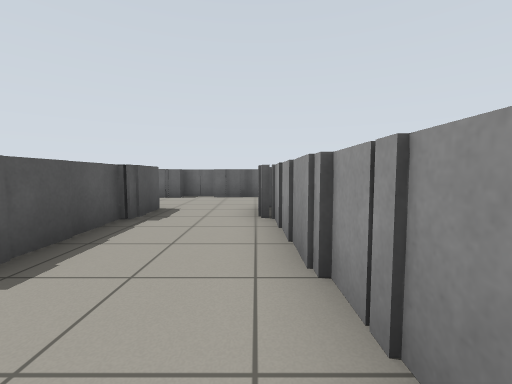
[1] (above)

17 first-person views from a walk through a robot-simulator world made for Gazebo. The camera is 0.83 m above the floor, tilts 4° down and sees 90° across. The floor is counted in squares, 1 m on a side. Each view is taken from the middle of a square. On the plan, view 1 faces up. The plan holds only what a view shows up to about 10 squares ahead; the rest is blank.

[2]
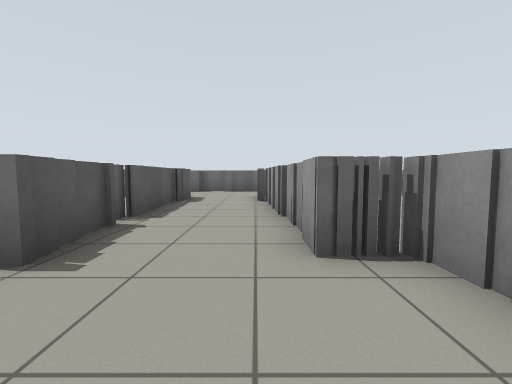

[3]
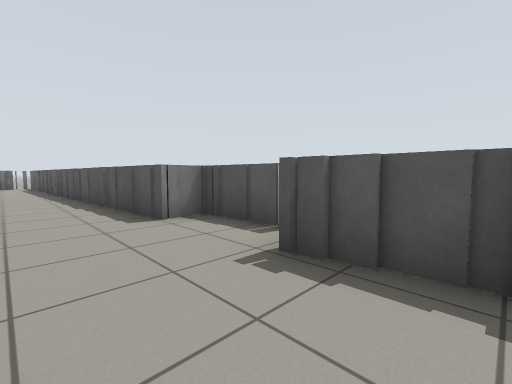

[4]
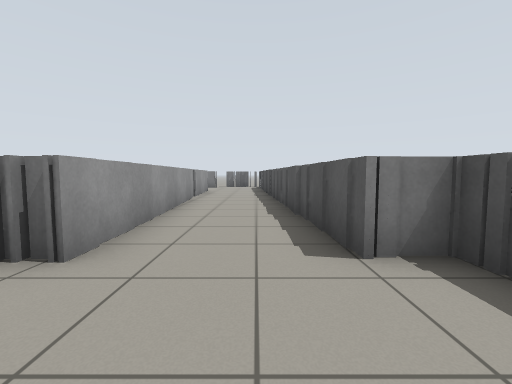

[5]
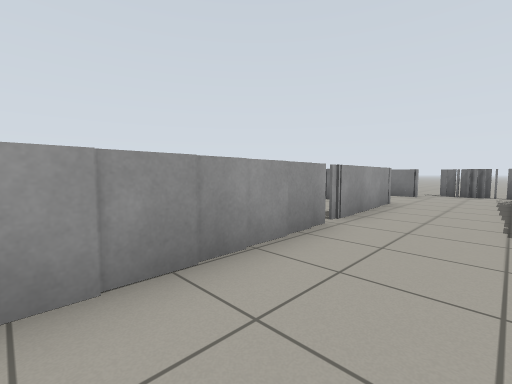

[6]
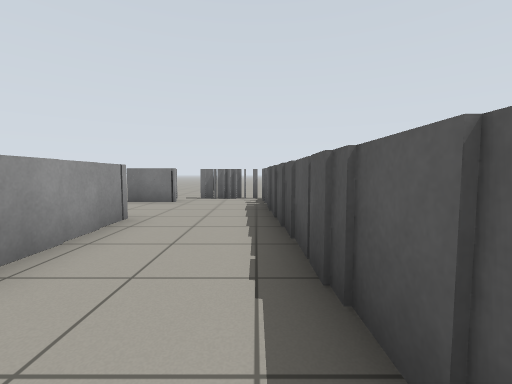

[7]
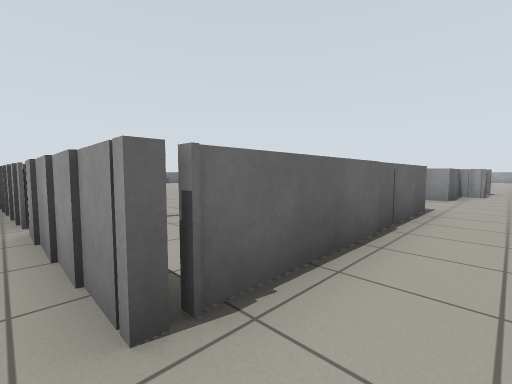

[8]
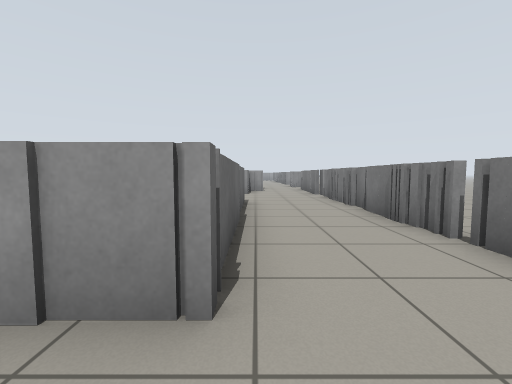

[9]
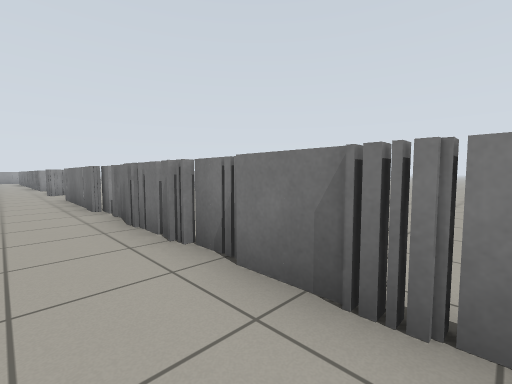

[10]
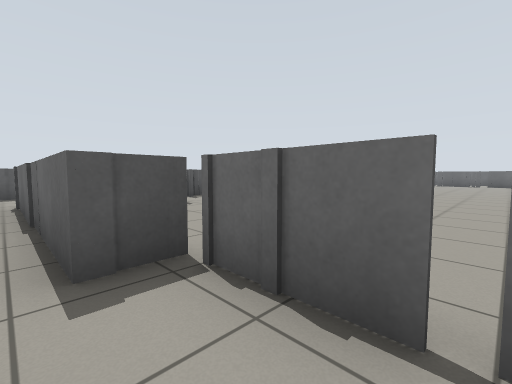

[11]
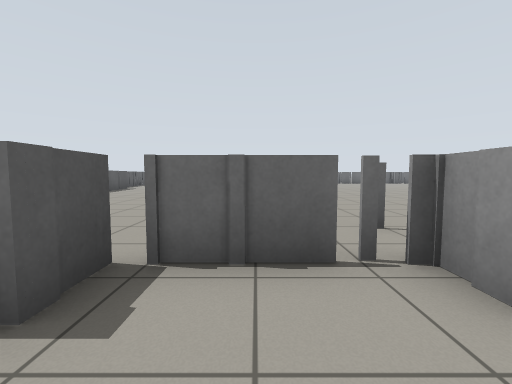

[12]
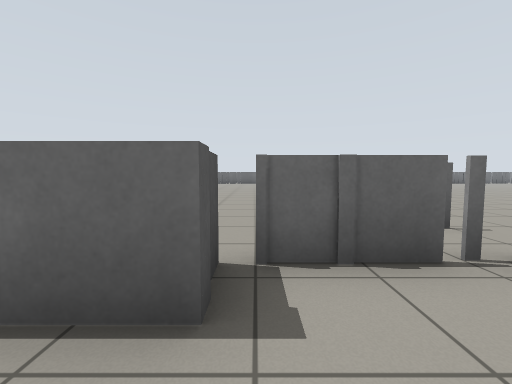

[13]
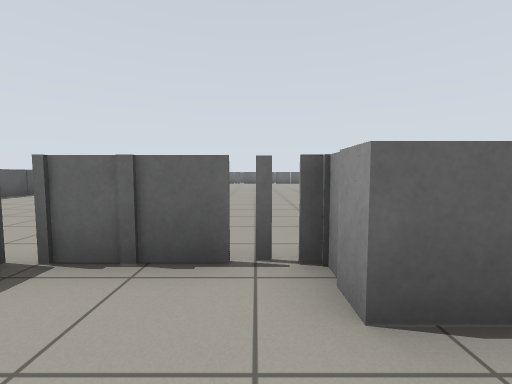

[14]
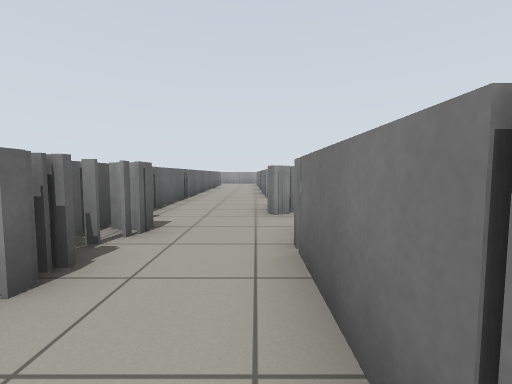

[15]
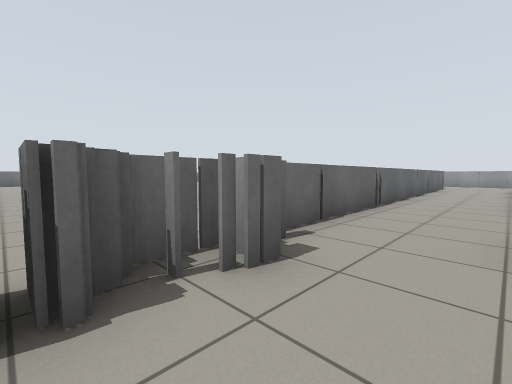

[16]
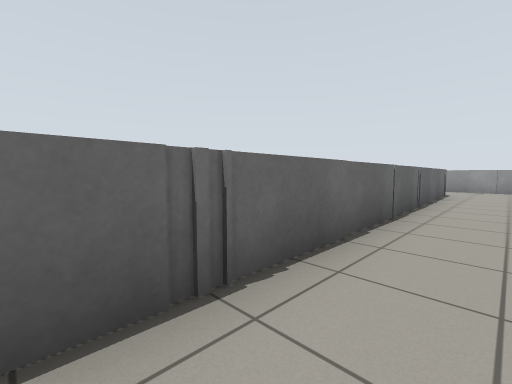

[17]
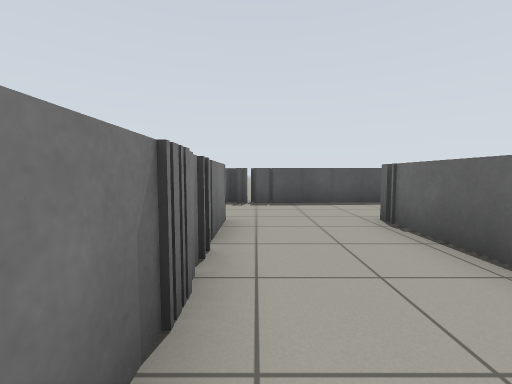

### Floor plan
Points are (right, up) in squares from view 1. A wall is a line through its corners. A room is listed if a view was taken in it or the views show most of it. See-through windows are left out.
Room 1 (views 1, 2, 3, 4, 5, 6, 7, 8, 9, 10, 11, 12, 13, 14, 15, 17)
walls: (1.4, -9.9) (1.4, -9.2); (1.1, -9.4) (1.1, -7.9); (1, -8.8) (1, -3.4) (1.4, -3.4); (-1.4, -12.2) (-1.4, -16.6); (-1.6, -7.4) (-1.6, -12.2); (-1.8, -5.5) (-1.8, -7.5); (-1.6, -15.5) (-1.6, -16.9); (1.4, -16.5) (9.6, -16.5); (7.7, -13.6) (1.4, -13.6) (1.4, -10.2); (-1.2, -17.6) (0.9, -17.6); (1.6, -1.8) (1.6, -0.2); (-3, -1.5) (-3, -3.5) (-2.1, -3.5) (-2.1, -5.6); (1.8, -0.5) (0.7, -0.5) (0.7, 2.2); (10.2, -12.7) (8, -12.7); (-2.1, -0.1) (-2.1, -0.8); (9.9, -16.5) (14, -16.5); (-2.4, 1.2) (-2.4, -0.2); (0.4, 2.1) (0.4, 4.9); (13.2, -14.4) (13.2, -13.5); (13.4, -14.3) (12.7, -14.3) (12.7, -13.6) (10.6, -13.6) (10.6, -12.6); (15, -14.3) (14.2, -14.3); (15.2, -13.6) (13.6, -13.6); (-2.4, 6.2) (-2.4, 1.6); (16.3, -16.8) (16.3, -16.2)
ways out: opening at (-1, 7) to room 2; opening at (16, -15) to room 2; gap at (-2, 1) to room 2; gap at (0.5, -18) to room 2; gap at (3, -17) to room 2; gap at (7, -17) to room 2; gap at (10, -17) to room 2; opening at (2, -10); opening at (8, -13); gap at (2, -3)
Room 2 (view 16)
walls: (0.1, 9.3) (-1.5, 9.3); (-1.5, 9.6) (-2.5, 9.6) (-2.5, 9.1) (-3.5, 9.1); (22.2, -13.6) (16, -13.6); (27.9, -13.5) (22.2, -13.5); (29.2, -13.5) (28, -13.5); (30.9, -13.3) (29.5, -13.3)
ways out: opening at (-1, 7) to room 1; opening at (16, -15) to room 1; gap at (-2, 1) to room 1; gap at (0.5, -18) to room 1; gap at (3, -17) to room 1; gap at (7, -17) to room 1; gap at (10, -17) to room 1; gap at (21, -16)

Where each view was taken, in squares from view 1:
view 1: 0 up, 0 right, facing up
view 2: 3 down, 0 right, facing up
view 3: 1 up, 0 right, facing down-left
view 4: 1 down, 1 left, facing down
view 5: 6 down, 1 left, facing down-right
view 6: 9 down, 1 left, facing down
view 7: 15 down, 1 right, facing up-right
view 8: 14 down, 0 right, facing right
view 9: 15 down, 4 right, facing down-right
view 10: 14 down, 10 right, facing up-left
view 11: 15 down, 9 right, facing up
view 12: 15 down, 8 right, facing up
view 13: 15 down, 10 right, facing up
view 14: 16 down, 11 right, facing right
view 15: 16 down, 13 right, facing up-right
view 16: 15 down, 19 right, facing up-right
view 17: 16 down, 6 right, facing left
